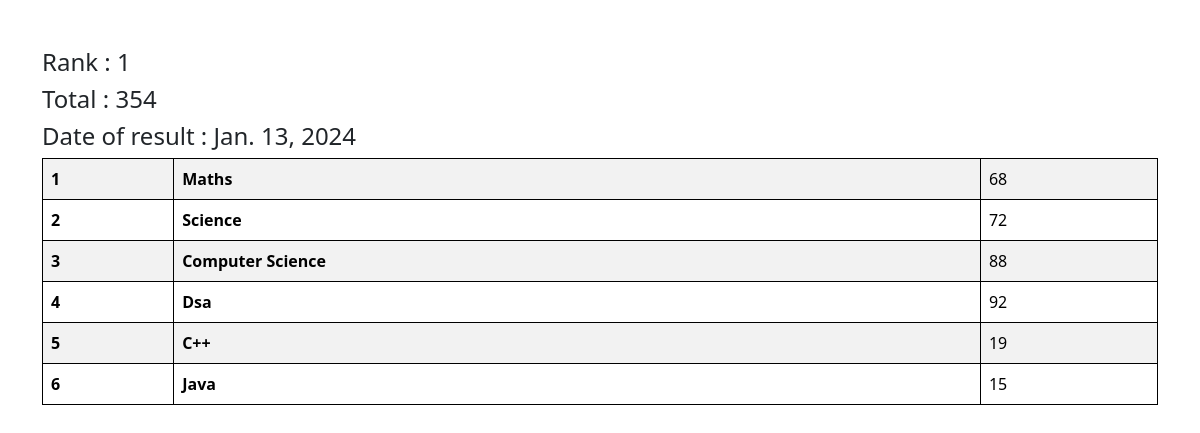
Screenshot of /see_marks/1/ with the database file from the repository.
### vege/models.py (models this page shows, shortened)
class SubjectMarks(models.Model):
    student = models.ForeignKey(Student,related_name="studentmarks",on_delete=models.CASCADE)
    subject =models.ForeignKey(Subject,on_delete=models.CASCADE)
    marks = models.IntegerField()
    class Meta:
        unique_together =['student','subject']

class Student(models.Model):
    department = models.ForeignKey(Department,related_name="depart",on_delete=models.CASCADE)
    student_id = models.OneToOneField(StudentID,related_name="studentid",on_delete=models.CASCADE)
    student_name = models.CharField(max_length=100)
    student_email = models.EmailField(unique=True)
    student_age = models.IntegerField(default=18)
    student_address = models.TextField()
    class Meta:
        ordering=['student_name']
        verbose_name="student"

class ReportCard(models.Model):
    student = models.ForeignKey(Student,related_name="studentreportcard",on_delete=models.CASCADE)
    student_rank = models.IntegerField()
    date_of_report_card_generation = models.DateField(auto_now_add=True)
    class Meta:
        unique_together=['student_rank','date_of_report_card_generation']

class Subject(models.Model):
    subject_name=models.CharField(max_length=100)

### vege/views.py (the view)
# urls.py: path('see_marks/<student_id>/',see_marks ,name = "see_marks"),
def see_marks(request,student_id):
    queryset = SubjectMarks.objects.filter(student__student_id__student_id=student_id)
    total_marks=queryset.aggregate(total_marks = Sum('marks'))
    return render(request,'report/see_marks.html',{'queryset': queryset,'total_marks':total_marks})

### vege/templates/report/see_marks.html
{% extends "base.html" %}
{% block start %}
<div class="container mt-5">
    <h4>Rank : {{queryset.first.student.studentreportcard.first.student_rank}}</h4>
    <h4>Total : {{total_marks.total_marks}}</h4>
    <h4>Date of result : {{queryset.first.student.studentreportcard.first.date_of_report_card_generation}}</h4>
    <table class="table table-striped">
        <tbody>
            {% for marks in queryset %}
          <tr>
            <th scope="row">{{forloop.counter}}</th>
            <td><b>{{marks.subject.subject_name}}</b></td>
            <td>{{marks.marks}}</td>
          </tr>
          {% endfor %}
        </tbody>
      </table>
</div>
{% endblock %}

### home/templates/base.html (style rules this page uses)
table,th,td { border:1px solid black; }

### rows the page displays
SubjectMarks: first.student.studentreportcard.first.student_rank "1", first.student.studentreportcard.first.date_of_report_card_generation "Jan. 13, 2024", subject.subject_name "Maths", marks "68"
SubjectMarks: subject.subject_name "Science", marks "72"
SubjectMarks: subject.subject_name "Computer Science", marks "88"
SubjectMarks: subject.subject_name "Dsa", marks "92"
SubjectMarks: subject.subject_name "C++", marks "19"
SubjectMarks: subject.subject_name "Java", marks "15"

### other values shown
{{ total_marks.total_marks }} "354"
